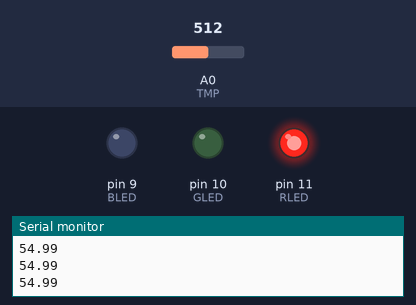
This sketch was run on a simulated Arduino Uno, built with avr-gcc and run on an emulated ATmega328P. On the bench: output pins drawn as LEDs (lit = HIGH), the last lines printed to the serial monitor. The test bench sets the inputs (shaded band); at power-on: A0 (TMP) = 512.

Above: at 1.2 s.
1.3 s: A0 (TMP) set to 278
2.8 s: A0 (TMP) set to 253
At 3.1 s:
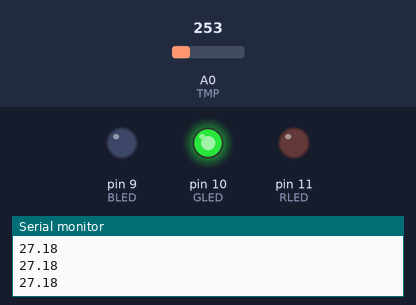
4.3 s: A0 (TMP) set to 203
5.8 s: A0 (TMP) set to 188
At 6.6 s:
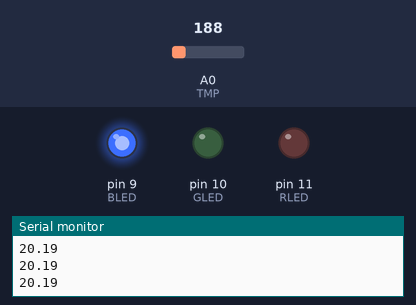
7.3 s: A0 (TMP) set to 306
At 7.7 s:
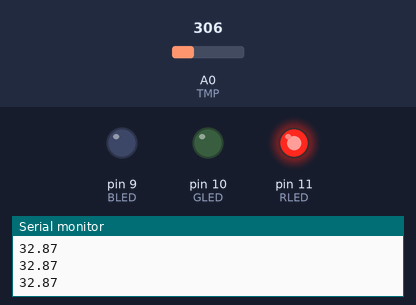
8.8 s: A0 (TMP) set to 122
At 10.0 s:
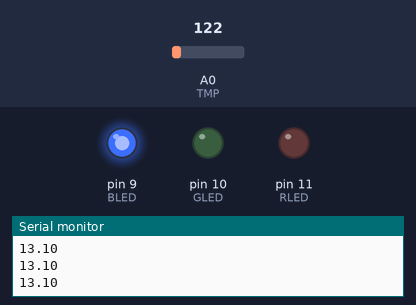
Timing chart, 0 to 11.3 s (numbered marks = the images above; inputs shaded):
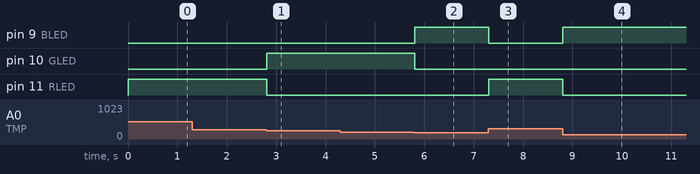

The sketch:

tmpSensorLED.ino
```cpp
//Uses Celsius
const int RLED = 11;
const int GLED = 10;
const int BLED = 9;
const int TMP = 0;

//constants used for my personal room
const int LOWER = 21;
const int HIGHER = 28;

float val = 0;
int reading;

void setup()
{
  pinMode(RLED, OUTPUT);
  pinMode(GLED, OUTPUT);
  pinMode(BLED, OUTPUT);
  Serial.begin(9600);
  //recommended from arduino tmp sensor tutorial
  analogReference(INTERNAL);
}

void loop()
{
  reading = analogRead(TMP);
  val = reading / 9.31;
  Serial.println(val);

  //3 cases for 3 different colors
  if(val < LOWER)
  {
    digitalWrite(RLED, LOW);
    digitalWrite(GLED, LOW);
    digitalWrite(BLED, HIGH);
  } else if(val > HIGHER)
  {
    digitalWrite(RLED, HIGH);
    digitalWrite(GLED, LOW);
    digitalWrite(BLED, LOW);
  } else
  {
    digitalWrite(RLED, LOW);
    digitalWrite(GLED, HIGH);
    digitalWrite(BLED, LOW);
  }
}
```

Measured:
- the behaviour switches between 261 and 260 on A0 (TMP) (found by bisection; images 0 and 1)
- the behaviour switches between 196 and 195 on A0 (TMP) (found by bisection; images 1 and 2)
- after the input at 2.8 s, pin 10 (GLED): LOW → HIGH at once; pin 11 (RLED): HIGH → LOW at once
- after the input at 5.8 s, pin 9 (BLED): LOW → HIGH at once; pin 10 (GLED): HIGH → LOW at once
- after the input at 7.3 s, pin 9 (BLED): HIGH → LOW at once; pin 11 (RLED): LOW → HIGH at once
- after the input at 8.8 s, pin 9 (BLED): LOW → HIGH at once; pin 11 (RLED): HIGH → LOW at once
